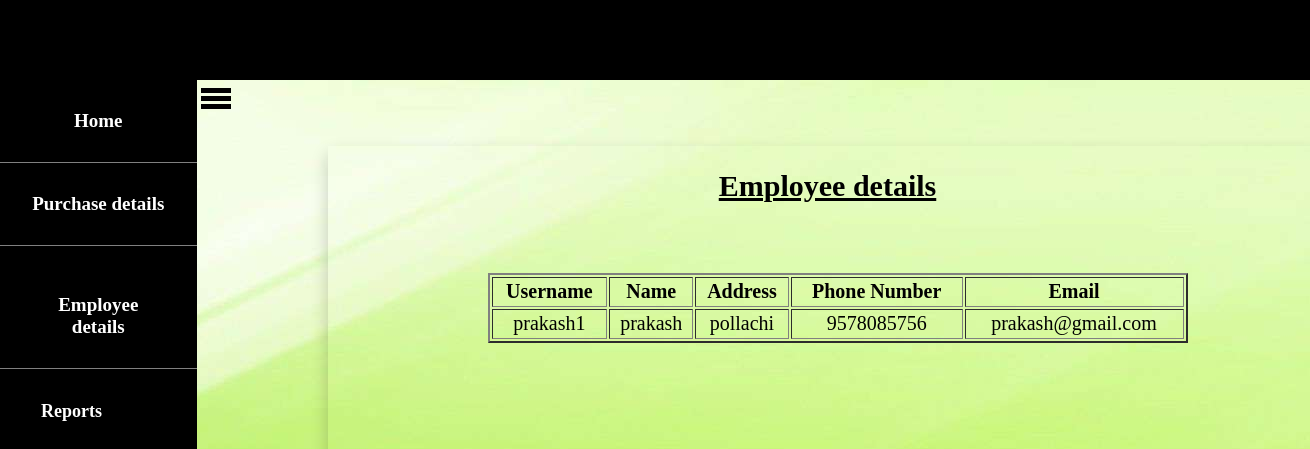
Page /empret.php on the committed database.
### tables this page shows
CREATE TABLE `employee` (
  `username` varchar(15) NOT NULL,
  `name` text NOT NULL,
  `address` varchar(50) NOT NULL,
  `phno` varchar(15) NOT NULL,
  `email` varchar(20) NOT NULL,
  `passwd` varchar(10) NOT NULL,
  `cpasswd` varchar(10) NOT NULL
);

### empret.php (the view, shortened to what this page needs)
<!DOCTYPE html>
<html>
<head>
</head>
<body>
	<?php
include "includes/headercus.php";
include "navcus.php";
?>
 <form class="txt" style="text-align: center;margin-top: 5%"><br>
	<table border="2" style="width: 70%;text-align: center;margin-top: 7%;margin-left: 16%;">
		<tr class="a">
             <th>Username</th>
             <th>Name</th>
             <th>Address</th>
             <th>Phone Number</th>
             <th>Email</th>
		</tr>
<?php
$conn=mysqli_connect("localhost","root","","milkcompany") or die("connection failed");
$query="select * from employee";
$data=mysqli_query($conn,$query);
$total=mysqli_num_rows($data);
?><p style="font-size: 30px;"><b><u>Employee details</u></b></p><?php
if($total!=0)
{
	while ($result=mysqli_fetch_assoc($data))
	{
		echo "
		<tr class='a'>
		<td>".$result['username']."</td>
		<td>".$result['name']."</td>
		<td>".$result['address']."</td>
		<td>".$result['phno']."</td>
		<td> ".$result['email']." </td>
		</tr>";
	}
}
else
{
	echo "no records found";
}
?>
</table>
</form>
</body>
</html>

### css/style2.css (style rules this page uses)
* { margin: 0; padding: 0; }

### empret.php (style rules this page uses)
.a { height: 30px; }
.txt { width:1000px; height:560px; margin-top: 5%; background-color:transparent; box-shadow: 0px 8px 16px 0px rgba(0,0,0,0.2); margin-left: 25%; text-align: center; font-size: 20px; }

### rows in the picture
employee: username "prakash1", name "prakash", address "pollachi", phno "9578085756", email "prakash@gmail.com"
